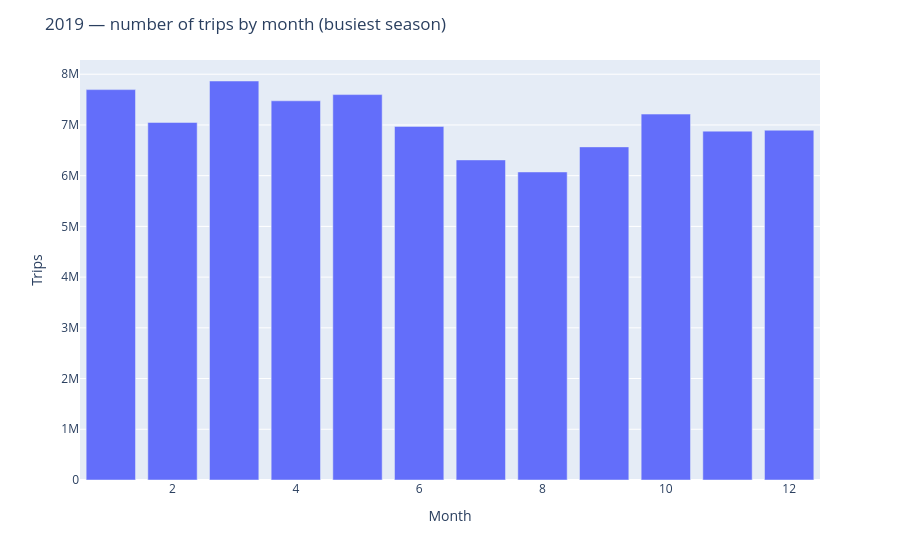

The code cell stored with this chart in its notebook:
### Code cell
fig = monthly_2019.plot.bar(x="month", y="count")
fig.update_layout(title="2019 — number of trips by month (busiest season)",
                  xaxis_title="Month", yaxis_title="Trips")
fig.show()

### Figure 1 — Plotly figure (JSON) as saved in the notebook; plotly's stock layout.template omitted (floating-point values rounded to 4 significant figures)
{"data": [{"hovertemplate": "month=%{x}<br>count=%{y}<extra></extra>", "legendgroup": "", "marker": {"color": "#636efa", "pattern": {"shape": ""}}, "name": "", "orientation": "v", "showlegend": false, "textposition": "auto", "type": "bar", "x": [1, 2, 3, 4, 5, 6, 7, 8, 9, 10, 11, 12], "xaxis": "x", "y": [7696390, 7049178, 7866400, 7475959, 7598543, 6971335, 6310376, 6073089, 6567628, 7214110, 6877811, 6896183], "yaxis": "y"}], "layout": {"barmode": "relative", "legend": {"tracegroupgap": 0}, "margin": {"t": 60}, "title": {"text": "2019 — number of trips by month (busiest season)"}, "xaxis": {"anchor": "y", "domain": [0.0, 1.0], "title": {"text": "Month"}}, "yaxis": {"anchor": "x", "domain": [0.0, 1.0], "title": {"text": "Trips"}}}}
